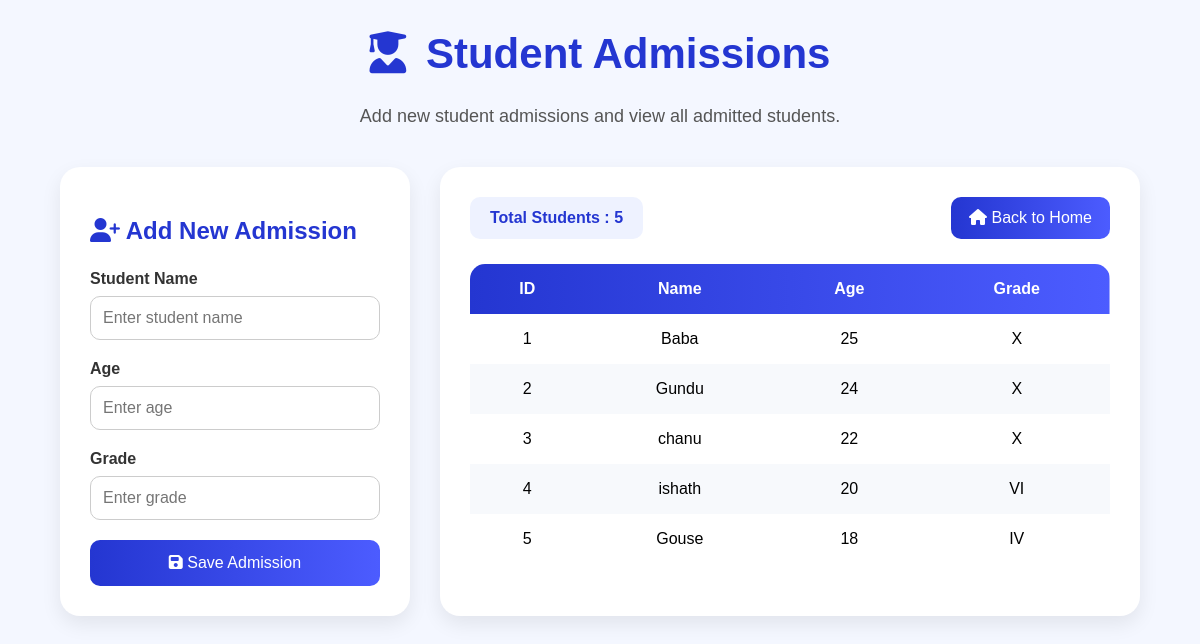
Before: /Ad/newAdm/ with the older database file.
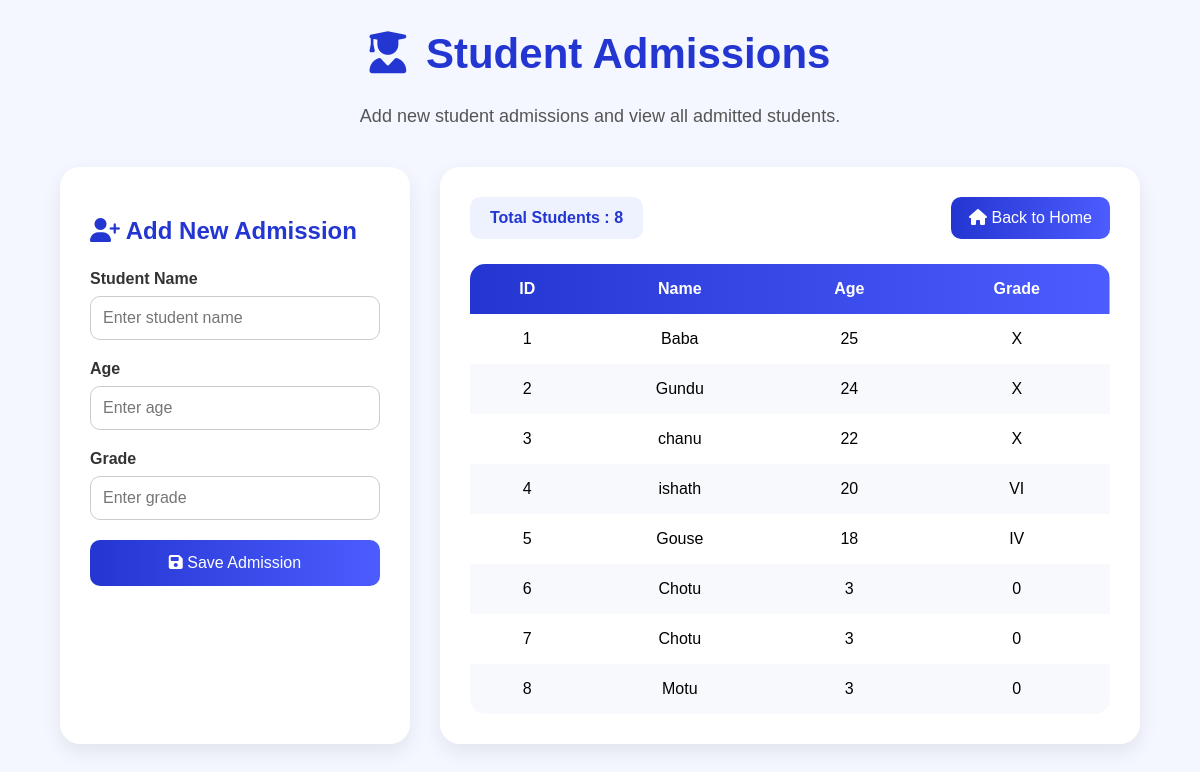
After: the same page with the newer database file.
### newAdmin/models.py (models this page shows)
class Student(models.Model):
    name = models.CharField(max_length=100)
    age = models.IntegerField()
    grade = models.CharField(max_length=10)

### newAdmin/views.py (the view, shortened to what this page needs)
# urls.py: path('newAdm/', addAdmission,),
def addAdmission(request):
    students = Student.objects.all()
    values = {
        'allStudents': students
    }
    return render(request, 'admissions/add-admission.html', values)

### templates/admissions/add-admission.html (shortened to what this page needs)
{% load static %}
<!DOCTYPE html>
<html lang="en">
<head>
    <link rel="stylesheet" href="{% static 'stylesheets/add-admissions.css' %}">
    <link rel="stylesheet"
    href="https://cdnjs.cloudflare.com/ajax/libs/font-awesome/6.5.1/css/all.min.css">
</head>
<body>
    <h1 class="page-heading">
        <i class="fa-solid fa-user-graduate icon-space"></i>
        Student Admissions
    </h1>
    <p class="page-subtext">
        Add new student admissions and view all admitted students.
    </p>
    <div class="main-container">
        <div class="form-section">
            <h2>
                <i class="fa-solid fa-user-plus"></i>
                Add New Admission
            </h2>
            <form method="POST">
                <div class="input-group">
                    <label>Student Name</label>
                    <input type="text" name="name" placeholder="Enter student name" required>
                </div>
                <div class="input-group">
                    <label>Age</label>
                    <input type="number" name="age" placeholder="Enter age" required>
                </div>
                <div class="input-group">
                    <label>Grade</label>
                    <input type="text" name="grade" placeholder="Enter grade" required>
                </div>
                <button type="submit" class="submit-btn">
                    <i class="fa-solid fa-floppy-disk"></i>
                    Save Admission
                </button>
            </form>
        </div>
        <div class="table-section">
            <div class="top-actions">
                <div class="student-count">
                    Total Students : {{ allStudents|length }}
                </div>
                <a href="/" class="home-btn">
                    <i class="fa-solid fa-house"></i>
                    Back to Home
                </a>
            </div>
            {% if allStudents %}
            <table>
                <thead>
                    <tr>
                        <th>ID</th>
                        <th>Name</th>
                        <th>Age</th>
                        <th>Grade</th>
                    </tr>
                </thead>
                <tbody>
                    {% for student in allStudents %}
                    <tr>
                        <td>{{ student.id }}</td>
                        <td>{{ student.name }}</td>
                        <td>{{ student.age }}</td>
                        <td>{{ student.grade }}</td>
                    </tr>
                    {% endfor %}
                </tbody>
            </table>
            {% else %}
            <div class="empty-message">
                <i class="fa-solid fa-circle-info"></i>
                No student admissions available.
            </div>
            {% endif %}
        </div>
    </div>
</body>
</html>

Changed rows visible on the page:
added Student: id "6", name "Chotu", age "3", grade "0"
added Student: id "7", name "Chotu", age "3", grade "0"
added Student: id "8", name "Motu", age "3", grade "0"
Other visible differences:
{{ allStudents|length }}: "5" → "8"
